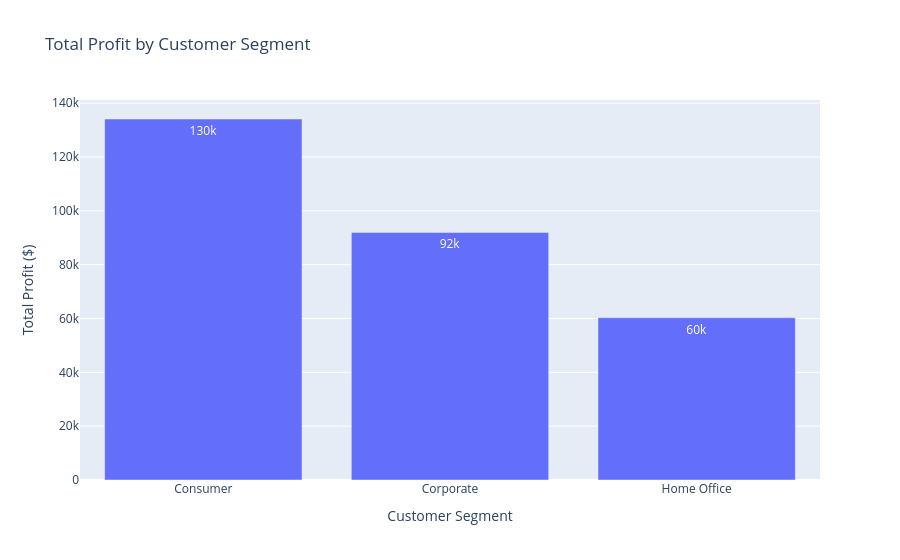

Here is the notebook cell this chart was saved with:
### Code cell
### Profit by segment
profit_segment = (
    superstore
    .groupby("Segment")["Profit"]
    .sum()
    .reset_index()
    .sort_values("Profit", ascending=False)
)

fig = px.bar(
    profit_segment,
    x="Segment",
    y="Profit",
    title="Total Profit by Customer Segment",
    labels={
        "Segment": "Customer Segment",
        "Profit": "Total Profit ($)"
    },
    text_auto=".2s"
)

fig.show()

### Figure 1 — Plotly figure (JSON) as saved in the notebook; plotly's stock layout.template omitted (floating-point values rounded to 4 significant figures)
{"data": [{"hovertemplate": "Customer Segment=%{x}<br>Total Profit ($)=%{y}<extra></extra>", "legendgroup": "", "marker": {"color": "#636efa", "pattern": {"shape": ""}}, "name": "", "orientation": "v", "showlegend": false, "textposition": "auto", "texttemplate": "%{y:.2s}", "type": "bar", "x": ["Consumer", "Corporate", "Home Office"], "xaxis": "x", "y": [134100.0, 91980.0, 60300.0], "yaxis": "y"}], "layout": {"barmode": "relative", "legend": {"tracegroupgap": 0}, "title": {"text": "Total Profit by Customer Segment"}, "xaxis": {"anchor": "y", "domain": [0, 1], "title": {"text": "Customer Segment"}}, "yaxis": {"anchor": "x", "domain": [0, 1], "title": {"text": "Total Profit ($)"}}}}
